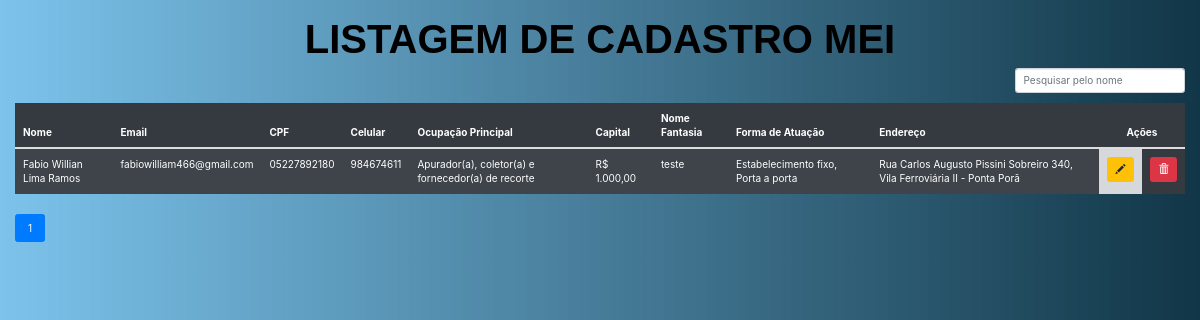
The app's page /listagem.php with its own data.
### tables this page shows
CREATE TABLE `cadastro` (
  `id` int(11) NOT NULL AUTO_INCREMENT,
  `nome` varchar(100) NOT NULL,
  `email` varchar(50) NOT NULL,
  `cpf` varchar(14) DEFAULT NULL,
  `telefone` varchar(11) NOT NULL,
  `celular` varchar(11) NOT NULL,
  `rg` varchar(7) NOT NULL,
  `orgaoEmissor` varchar(45) NOT NULL,
  `ufEmissor` varchar(20) NOT NULL,
  `ocupacaoPrincipal` varchar(150) NOT NULL,
  `listBox2` varchar(500) NOT NULL,
  `capital` varchar(11) NOT NULL,
  `nomeFantasia` varchar(100) NOT NULL,
  `formaAtuacao` varchar(100) NOT NULL,
  `cep` varchar(7) NOT NULL,
  `rua` varchar(100) NOT NULL,
  `bairro` varchar(100) NOT NULL,
  `complemento` varchar(45) DEFAULT NULL,
  `numero` int(11) NOT NULL,
  `cidade` varchar(100) NOT NULL,
  `estado` varchar(20) NOT NULL,
  PRIMARY KEY (`id`)
);

### listagem.php (the view, shortened to what this page needs)
<!DOCTYPE html>
<html lang="pt-BR">
<head>
    <link rel="stylesheet" href="https://maxcdn.bootstrapcdn.com/bootstrap/4.5.2/css/bootstrap.min.css">
    <link rel="stylesheet" href="https://maxcdn.bootstrapcdn.com/bootstrap/4.0.0/css/bootstrap.min.css">
    <link rel="stylesheet" href="./css/stilo-listagem.css">
    <link rel="stylesheet" href="https://maxcdn.bootstrapcdn.com/bootstrap/3.3.7/css/bootstrap.min.css">
    <link rel="stylesheet" type="text/css" href="https://cdn.datatables.net/v/dt/dt-1.11.4/datatables.min.css" />
    <link rel="stylesheet" href="https://stackpath.bootstrapcdn.com/bootstrap/4.3.1/css/bootstrap.min.css">
</head>
<body>
                        <div class="container-fluid mt-4 container-pai">
                            <h1 class="text-center titulo">LISTAGEM DE CADASTRO MEI</h1>
                            <div class="row">
                                <div class="col-md-2 mb-3 ml-auto">
                                    <input type="text" class="form-control" id="pesquisa" placeholder="Pesquisar pelo nome">
                                </div>
                            </div>
                            <?php
                            require_once 'config.php';
                            $resultados_por_pagina = 15;
                            $pagina_atual = isset($_GET['pagina']) ? $_GET['pagina'] : 1;
                            $offset = ($pagina_atual - 1) * $resultados_por_pagina;
                            $sql = "SELECT * FROM cadastro LIMIT $offset, $resultados_por_pagina";
                            $resultado = mysqli_query($conn, $sql);
                            $total_resultados = mysqli_num_rows(mysqli_query($conn, "SELECT * FROM cadastro"));
                            $total_paginas = ceil($total_resultados / $resultados_por_pagina);
                            ?>
                            <table id="tabela" class="table table-striped  table-dark table-hover">
                                <thead>
                                    <tr>
                                        <th scope="col">Nome</th>
                                        <th scope="col">Email</th>
                                        <th scope="col">CPF</th>
                                        <th scope="col">Celular</th>
                                        <th scope="col">Ocupação Principal</th>
                                        <th scope="col">Capital</th>
                                        <th scope="col">Nome Fantasia</th>
                                        <th scope="col">Forma de Atuação</th>
                                        <th scope="col">Endereço</th>
                                        <th scope="col" class="text-center" colspan="2">Ações</th>
                                    </tr>
                                </thead>
                                <tbody id="tabela-cadastros">
                                    <?php
                                    while ($row = mysqli_fetch_assoc($resultado)) {
                                    ?>
                                        <tr class="linha">
                                            <td scope="row"><?php echo $row['nome']; ?></td>
                                            <td scope="row"><?php echo $row['email']; ?></td>
                                            <td scope="row"> <?php echo $row['cpf']; ?></td>
                                            <td scope="row"><?php echo $row['celular']; ?></td>
                                            <td scope="row"><?php echo $row['ocupacaoPrincipal']; ?></td>
                                            <td scope="row"><?php echo $row['capital']; ?></td>
                                            <td scope="row"><?php echo $row['nomeFantasia']; ?></td>
                                            <td scope="row"><?php echo $row['formaAtuacao']; ?></td>
                                            <td scope="row"><?php echo "{$row['rua']} {$row['numero']}, {$row['bairro']} - {$row['cidade']}"; ?></td>
                                            <td scope="row" class="table-secondary">
                                                <button type="button" class="btn btn-warning" data-toggle="modal" data-target="#modal-alterar-<?php echo $row['id']; ?>">
                                                    <span class="glyphicon glyphicon-pencil"></span>
                                                </button>
                                            </td>
                                            <td class="text-center table-dark">
                                                <button class="btn btn-danger" onclick="excluirCadastro(<?php echo $row['id']; ?>)">
                                                    <span class="glyphicon glyphicon-trash"></span>
                                                </button>
                                            </td>
                                        </tr>
                                    <?php
                                    }
                                    ?>
                                </tbody>
                            </table>
                            <nav aria-label="Navegação de página">
                                <ul class="pagination">
                                    <?php
                                    for ($pagina = 1; $pagina <= $total_paginas; $pagina++) {
                                        $link = "listagem.php?pagina=" . $pagina;
                                        $classe_ativa = ($pagina == $pagina_atual) ? "active" : "";
                                        echo "<li class='page-item $classe_ativa'><a class='page-link' href='$link'>$pagina</a></li>";
                                    }
                                    ?>
                                </ul>
                            </nav>
                        </div>
</body>
</html>

### css/stilo-listagem.css (style rules this page uses)
body { background-image: linear-gradient( to right, rgba(20, 147, 220, 0.555), rgb(17, 54, 71) ); }
.container-pai { color: rgb(0, 0, 0); }
.titulo { font-weight: bold; font-family: 'Gill Sans', 'Gill Sans MT', Calibri, 'Trebuchet MS', sans-serif; font-size: 4em; }

### records on screen
cadastro: nome "Fabio Willian Lima Ramos", email "fabiowilliam466@gmail.com", cpf "05227892180", celular "984674611", ocupacaoPrincipal "Apurador(a), coletor(a) e fornecedor(a) de recorte", capital "R$ 1.000,00", nomeFantasia "teste", formaAtuacao "Estabelecimento fixo, Porta a porta", rua "Rua Carlos Augusto Pissini Sobreiro", numero "340", bairro "Vila Ferroviária II", cidade "Ponta Porã"
